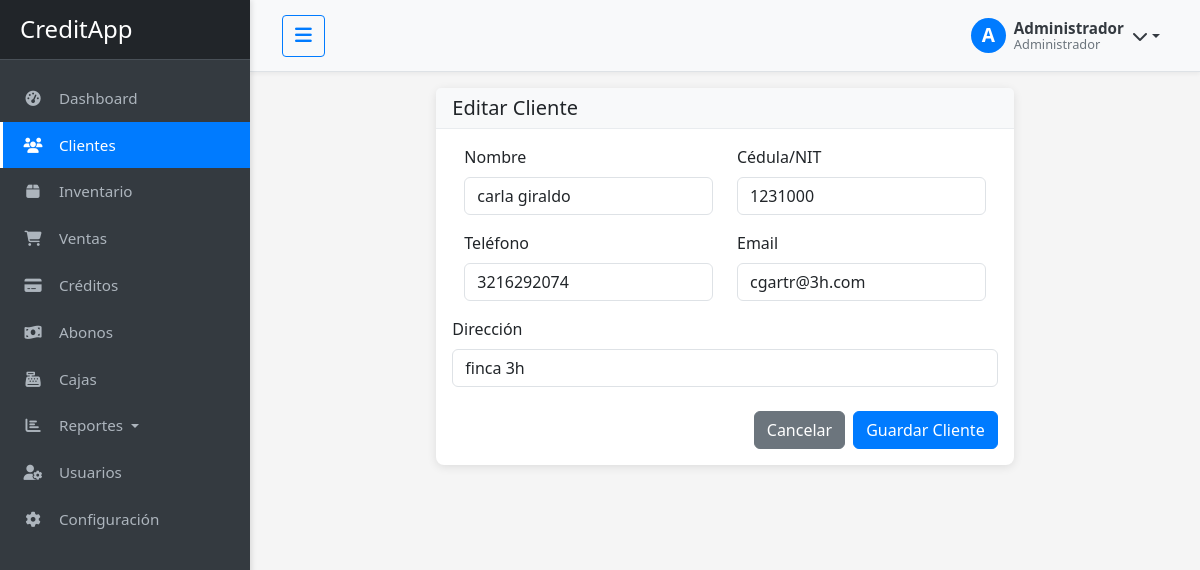
Screenshot of /clientes/1/editar (signed in) with the database file from the repository.
### app/models.py (models this page shows, shortened)
class Usuario(db.Model, UserMixin):
    __tablename__ = 'usuarios'
    id = db.Column(db.Integer, primary_key=True)
    nombre = db.Column(db.String(100), nullable=False)
    email = db.Column(db.String(100), unique=True, nullable=False)
    password = db.Column(db.String(200), nullable=False)
    rol = db.Column(db.String(20), nullable=False, default='usuario')
    fecha_registro = db.Column(db.DateTime, default=datetime.utcnow)
    activo = db.Column(db.Boolean, default=True)
    def is_admin(self):
        return self.rol == 'administrador'
    def is_vendedor(self):
        return self.rol == 'vendedor'
    def is_cobrador(self):
        return self.rol == 'cobrador'

class Cliente(db.Model):
    __tablename__ = 'clientes'
    id = db.Column(db.Integer, primary_key=True)
    nombre = db.Column(db.String(100), nullable=False)
    cedula = db.Column(db.String(20), unique=True, nullable=False)
    telefono = db.Column(db.String(20), nullable=True)
    email = db.Column(db.String(100), nullable=True)
    direccion = db.Column(db.String(200), nullable=True)
    fecha_registro = db.Column(db.DateTime, default=datetime.utcnow)
    ventas = db.relationship('Venta', back_populates='cliente', lazy=True, cascade='all, delete-orphan')
    creditos = db.relationship('Credito', backref='cliente', lazy=True, cascade='all, delete-orphan')

### app/controllers/clientes.py (the view, shortened to what this page needs)
@clientes_bp.route('/<int:id>/editar', methods=['GET', 'POST'])
@login_required
@vendedor_required
def editar(id):
    cliente = Cliente.query.get_or_404(id)
    form = ClienteForm(obj=cliente)
    return render_template('clientes/crear.html', form=form, titulo='Editar Cliente')

### app/templates/clientes/crear.html (shortened to what this page needs)
{% extends "base.html" %}
{% block content %}
<div class="container-fluid">
    <div class="row">
        <div class="col-md-8 mx-auto">
            <div class="card">
                <div class="card-header">
                    <h5 class="mb-0">{{ titulo }}</h5>
                </div>
                <div class="card-body">
                    <form method="POST" novalidate>
                        <div class="row mb-3">
                            <div class="col-md-6">
                                {{ form.nombre.label(class="form-label") }}
                                {% if form.nombre.errors %}
                                    {{ form.nombre(class="form-control is-invalid") }}
                                    <div class="invalid-feedback">
                                        {% for error in form.nombre.errors %}
                                            {{ error }}
                                        {% endfor %}
                                    </div>
                                {% else %}
                                    {{ form.nombre(class="form-control") }}
                                {% endif %}
                            </div>
                            <div class="col-md-6">
                                {{ form.cedula.label(class="form-label") }}
                                {% if form.cedula.errors %}
                                    {{ form.cedula(class="form-control is-invalid") }}
                                    <div class="invalid-feedback">
                                        {% for error in form.cedula.errors %}
                                            {{ error }}
                                        {% endfor %}
                                    </div>
                                {% else %}
                                    {{ form.cedula(class="form-control") }}
                                {% endif %}
                            </div>
                        </div>
                        <div class="row mb-3">
                            <div class="col-md-6">
                                {{ form.telefono.label(class="form-label") }}
                                {% if form.telefono.errors %}
                                    {{ form.telefono(class="form-control is-invalid") }}
                                    <div class="invalid-feedback">
                                        {% for error in form.telefono.errors %}
                                            {{ error }}
                                        {% endfor %}
                                    </div>
                                {% else %}
                                    {{ form.telefono(class="form-control") }}
                                {% endif %}
                            </div>
                            <div class="col-md-6">
                                {{ form.email.label(class="form-label") }}
                                {% if form.email.errors %}
                                    {{ form.email(class="form-control is-invalid") }}
                                    <div class="invalid-feedback">
                                        {% for error in form.email.errors %}
                                            {{ error }}
                                        {% endfor %}
                                    </div>
                                {% else %}
                                    {{ form.email(class="form-control") }}
                                {% endif %}
                            </div>
                        </div>
                        <div class="mb-3">
                            {{ form.direccion.label(class="form-label") }}
                            {% if form.direccion.errors %}
                                {{ form.direccion(class="form-control is-invalid") }}
                                <div class="invalid-feedback">
                                    {% for error in form.direccion.errors %}
                                        {{ error }}
                                    {% endfor %}
                                </div>
                            {% else %}
                                {{ form.direccion(class="form-control") }}
                            {% endif %}
                        </div>
                        <div class="d-flex justify-content-end mt-4">
                            <a href="{{ url_for('clientes.index') }}" class="btn btn-secondary me-2">Cancelar</a>
                            {{ form.submit(class="btn btn-primary") }}
                        </div>
                    </form>
                </div>
            </div>
        </div>
    </div>
</div>
{% endblock %}

### app/templates/base.html (shortened to what this page needs)
<!DOCTYPE html>
<html lang="es">
<head>
    <link href="https://cdn.jsdelivr.net/npm/bootstrap@5.3.2/dist/css/bootstrap.min.css" rel="stylesheet">
    <link rel="stylesheet" href="https://cdnjs.cloudflare.com/ajax/libs/font-awesome/6.4.2/css/all.min.css">
    <link rel="stylesheet" href="{{ url_for('static', filename='css/style.css') }}">
</head>
<body>
    <div class="wrapper">
        <nav id="sidebar" class="sidebar">
            <div class="sidebar-header">
                <h3>CreditApp</h3>
            </div>
            <ul class="list-unstyled components">
                <li {% if request.endpoint == 'dashboard.index' %}class="active"{% endif %}>
                    <a href="{{ url_for('dashboard.index') }}">
                        <i class="fas fa-tachometer-alt"></i>
                        Dashboard
                    </a>
                </li>
                <li {% if request.endpoint and 'clientes' in request.endpoint %}class="active"{% endif %}>
                    <a href="{{ url_for('clientes.index') }}">
                        <i class="fas fa-users"></i>
                        Clientes
                    </a>
                </li>
                {% if current_user.is_vendedor() or current_user.is_admin() %}
                <li {% if request.endpoint and 'productos' in request.endpoint %}class="active"{% endif %}>
                    <a href="{{ url_for('productos.index') }}">
                        <i class="fas fa-box"></i>
                        Inventario
                    </a>
                </li>
                <li {% if request.endpoint and 'ventas' in request.endpoint %}class="active"{% endif %}>
                    <a href="{{ url_for('ventas.index') }}">
                        <i class="fas fa-shopping-cart"></i>
                        Ventas
                    </a>
                </li>
                {% endif %}
                <li {% if request.endpoint and 'creditos' in request.endpoint %}class="active"{% endif %}>
                    <a href="{{ url_for('creditos.index') }}">
                        <i class="fas fa-credit-card"></i>
                        Créditos
                    </a>
                </li>
                {% if current_user.is_cobrador() or current_user.is_admin() %}
                <li {% if request.endpoint and 'abonos' in request.endpoint %}class="active"{% endif %}>
                    <a href="{{ url_for('abonos.index') }}">
                        <i class="fas fa-money-bill-wave"></i>
                        Abonos
                    </a>
                </li>
                {% endif %}
                {% if current_user.is_admin() %}
                <li {% if request.endpoint and 'cajas' in request.endpoint %}class="active"{% endif %}>
                    <a href="{{ url_for('cajas.index') }}">
                        <i class="fas fa-cash-register"></i>
                        Cajas
                    </a>
                </li>
                <li class="nav-item dropdown {% if request.endpoint and 'reportes' in request.endpoint %}active{% endif %}">
                    <a href="#reportesSubmenu" data-bs-toggle="collapse" aria-expanded="false" class="dropdown-toggle">
                        <i class="fas fa-chart-bar"></i>
                        Reportes
                    </a>
                </li>
                <li {% if request.endpoint and 'usuarios' in request.endpoint %}class="active"{% endif %}>
                    <a href="{{ url_for('usuarios.index') }}">
                        <i class="fas fa-user-cog"></i>
                        Usuarios
                    </a>
                </li>
                <li {% if request.endpoint and 'config' in request.endpoint %}class="active"{% endif %}>
                    <a href="{{ url_for('config.editar') }}">
                        <i class="fas fa-cog"></i>
                        Configuración
                    </a>
                </li>
                {% endif %}
            </ul>
        </nav>
        <div id="content">
            <nav class="navbar navbar-expand-lg navbar-light bg-light">
                <div class="container-fluid">
                    <button type="button" id="sidebarCollapseDesktop" class="btn btn-outline-primary d-none d-md-block">
                        <i class="fas fa-bars"></i>
                    </button>
                    <div class="ms-auto">
                        <div class="dropdown user-profile-dropdown">
                            <a href="#" class="dropdown-toggle user-profile-link" id="dropdownUser" data-bs-toggle="dropdown" aria-expanded="false">
                                <div class="d-flex align-items-center">
                                    <div class="avatar-circle">
                                        <span class="initials">{{ current_user.nombre[0]|upper }}</span>
                                    </div>
                                    <div class="user-info ms-2 d-none d-md-block">
                                        <div class="user-name">{{ current_user.nombre }}</div>
                                        <div class="user-role">
                                            {% if current_user.rol == 'administrador' %}
                                                Administrador
                                            {% elif current_user.rol == 'vendedor' %}
                                                Vendedor
                                            {% elif current_user.rol == 'cobrador' %}
                                                Cobrador
                                            {% endif %}
                                        </div>
                                    </div>
                                    <i class="fas fa-chevron-down ms-2"></i>
                                </div>
                            </a>
                        </div>
                    </div>
                </div>
            </nav>
            <div class="container-fluid mt-3">
                {% block content %}{% endblock %}
            </div>
        </div>
    </div>
</body>
</html>

### rows the page displays
Usuario: nombre "A", nombre "Administrador"
Cliente: nombre "carla giraldo", cedula "1231000", telefono "3216292074", email "cgartr@3h.com", direccion "finca 3h"

### other values shown
{{ titulo }} "Editar Cliente"
